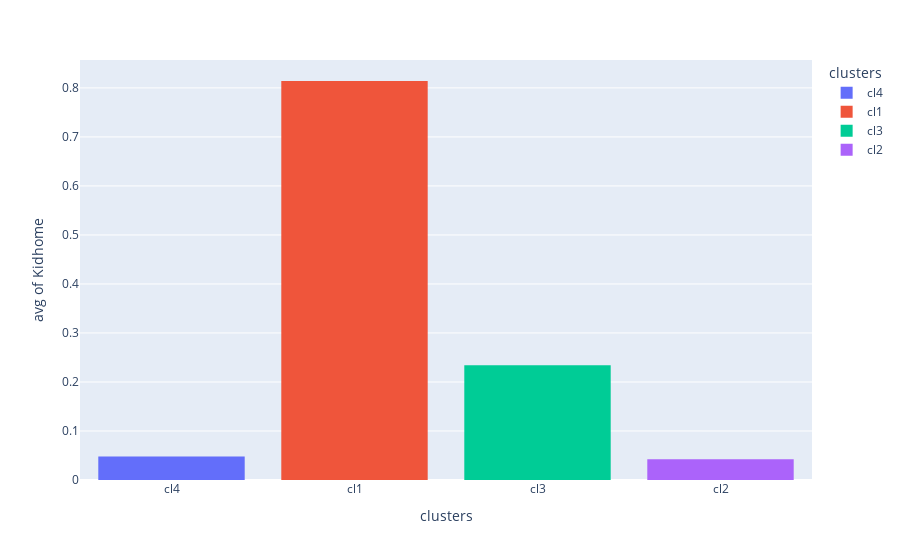

Here is the notebook cell this chart was saved with:
### Code cell
px.histogram(data_frame=data, x = 'clusters', y = 'Kidhome',
             histfunc='avg', color = 'clusters')

### Figure 1 — Plotly figure (JSON) as saved in the notebook; plotly's stock layout.template omitted (floating-point values rounded to 4 significant figures; data arrays with more than 128 entries replaced by an {"elided": "..."} marker saying what was removed)
{"data": [{"alignmentgroup": "True", "bingroup": "x", "histfunc": "avg", "hovertemplate": "clusters=%{x}<br>avg of Kidhome=%{y}<extra></extra>", "legendgroup": "cl4", "marker": {"color": "#636efa", "pattern": {"shape": ""}}, "name": "cl4", "offsetgroup": "cl4", "orientation": "v", "showlegend": true, "type": "histogram", "x": {"elided": "481 str values"}, "xaxis": "x", "y": {"elided": "481 int values"}, "yaxis": "y"}, {"alignmentgroup": "True", "bingroup": "x", "histfunc": "avg", "hovertemplate": "clusters=%{x}<br>avg of Kidhome=%{y}<extra></extra>", "legendgroup": "cl1", "marker": {"color": "#EF553B", "pattern": {"shape": ""}}, "name": "cl1", "offsetgroup": "cl1", "orientation": "v", "showlegend": true, "type": "histogram", "x": {"elided": "995 str values"}, "xaxis": "x", "y": {"elided": "995 int values"}, "yaxis": "y"}, {"alignmentgroup": "True", "bingroup": "x", "histfunc": "avg", "hovertemplate": "clusters=%{x}<br>avg of Kidhome=%{y}<extra></extra>", "legendgroup": "cl3", "marker": {"color": "#00cc96", "pattern": {"shape": ""}}, "name": "cl3", "offsetgroup": "cl3", "orientation": "v", "showlegend": true, "type": "histogram", "x": {"elided": "598 str values"}, "xaxis": "x", "y": {"elided": "598 int values"}, "yaxis": "y"}, {"alignmentgroup": "True", "bingroup": "x", "histfunc": "avg", "hovertemplate": "clusters=%{x}<br>avg of Kidhome=%{y}<extra></extra>", "legendgroup": "cl2", "marker": {"color": "#ab63fa", "pattern": {"shape": ""}}, "name": "cl2", "offsetgroup": "cl2", "orientation": "v", "showlegend": true, "type": "histogram", "x": {"elided": "142 str values"}, "xaxis": "x", "y": {"elided": "142 int values"}, "yaxis": "y"}], "layout": {"barmode": "relative", "legend": {"title": {"text": "clusters"}, "tracegroupgap": 0}, "margin": {"t": 60}, "xaxis": {"anchor": "y", "categoryarray": ["cl4", "cl1", "cl3", "cl2"], "categoryorder": "array", "domain": [0, 1], "title": {"text": "clusters"}}, "yaxis": {"anchor": "x", "domain": [0, 1], "title": {"text": "avg of Kidhome"}}}}
